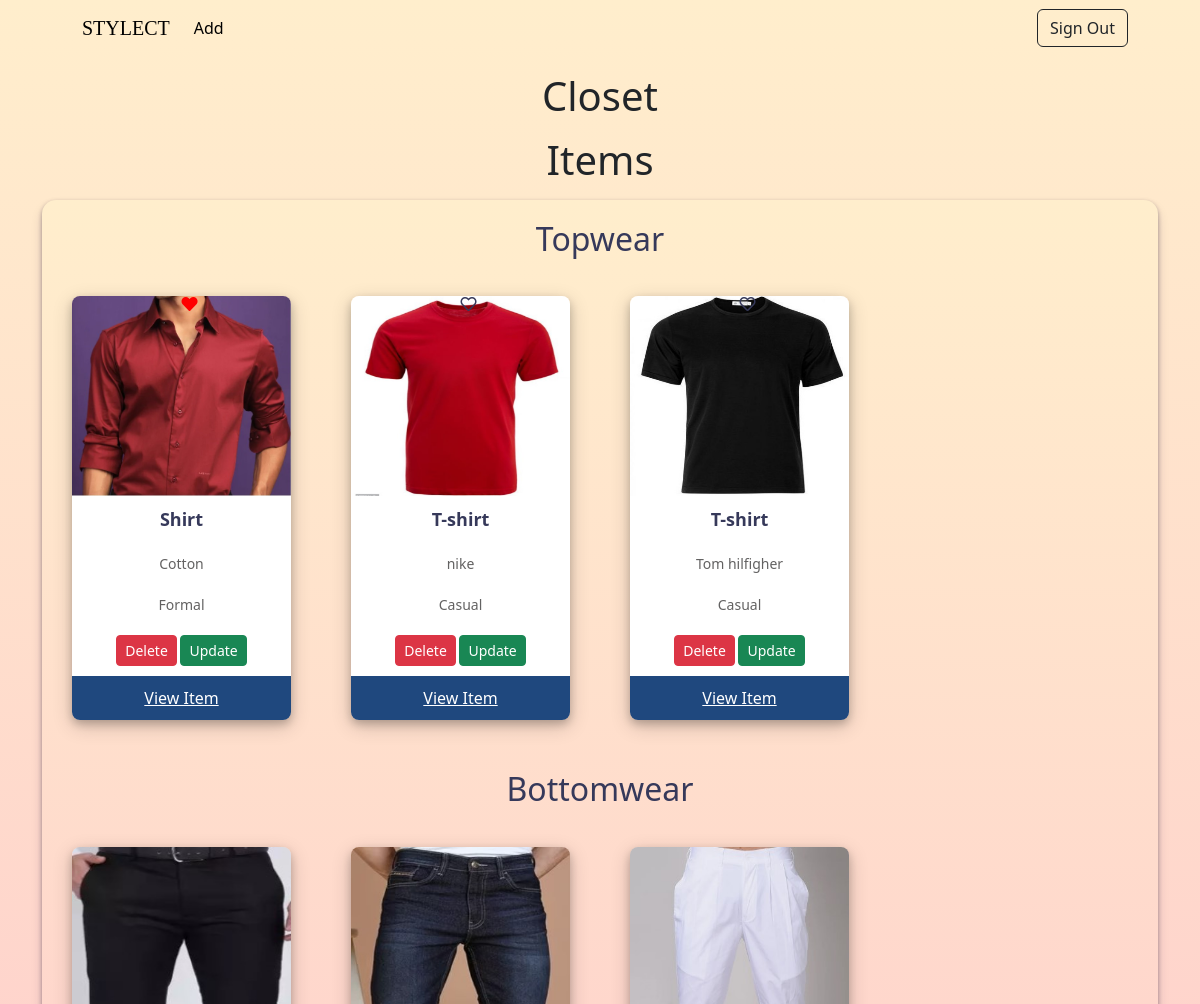
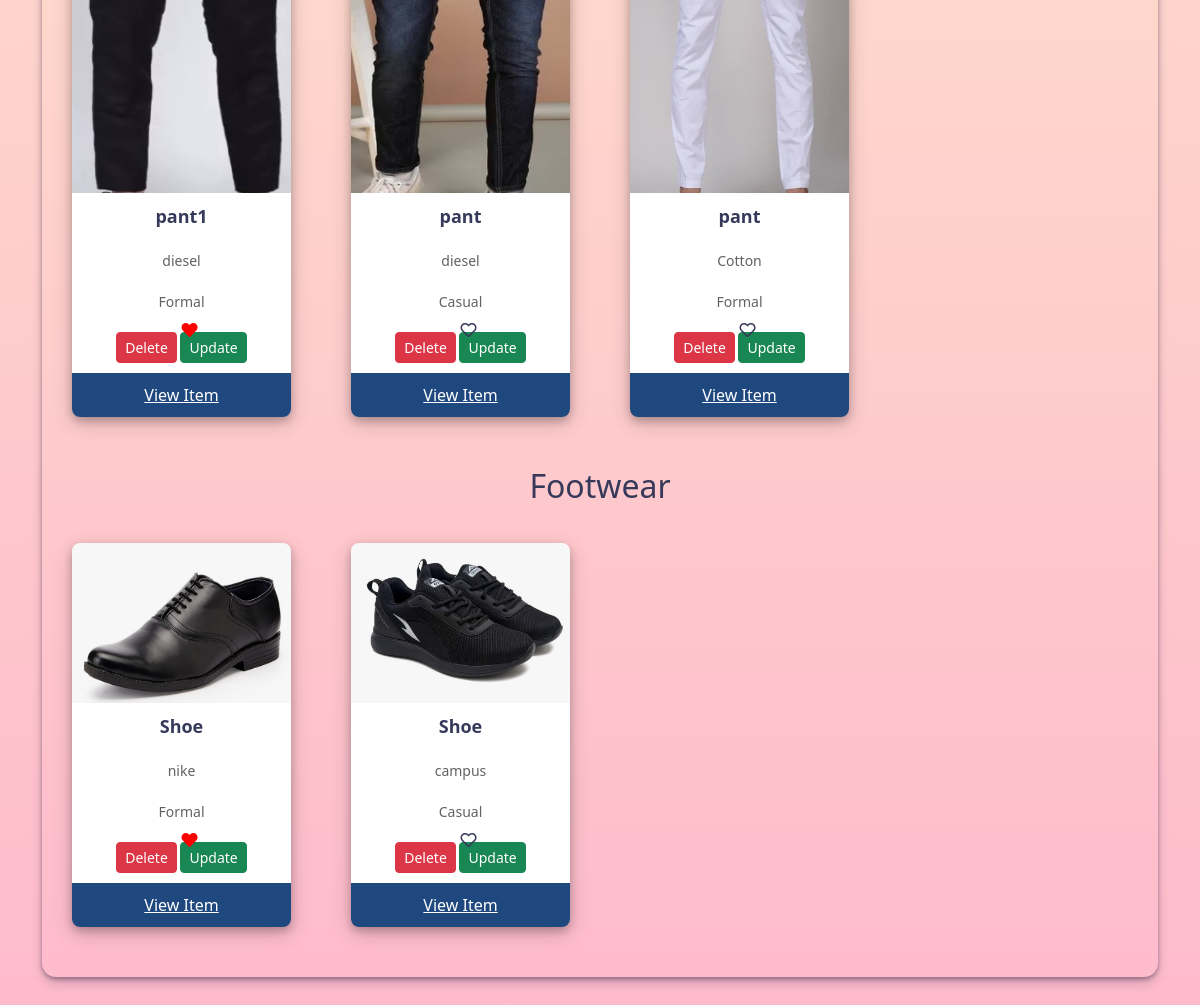
Screenshot of /closet/ (signed in) with the database file from the repository (2 pictures, top to bottom).
### myapp/models.py (models this page shows, shortened)
class Items(models.Model):
    user = models.ForeignKey(User, on_delete=models.CASCADE)
    name = models.CharField(max_length=200)
    category = models.CharField(max_length=200)
    pattern=models.CharField(max_length=100)
    color = models.CharField(max_length=200)
    price = models.CharField(max_length=50)
    brand = models.CharField(max_length=10)
    type = models.CharField(max_length=200)
    photo = models.ImageField(upload_to="itemimages/", default='', blank=True)
    like = models.BooleanField(default=False)
    time = models.DateTimeField(auto_now_add=True)

### myapp/views.py (the view)
# urls.py: path('closet/',closet),
def closet(request):
    if request.user.is_authenticated:
        items = Items.objects.filter(user=request.user)
    else:
        items=[]
    return render(request, "closet.html", {'items':items})

### templates/closet.html (shortened to what this page needs)
<!doctype html>
<html lang="en">
  <head>
    <link href="https://cdn.jsdelivr.net/npm/bootstrap@5.3.2/dist/css/bootstrap.min.css" rel="stylesheet">
    <link href="https://cdnjs.cloudflare.com/ajax/libs/font-awesome/5.15.4/css/all.min.css" rel="stylesheet">
  </head>
  <body style="background-image: linear-gradient(#ffeecc, #febbcc) ;">
    {% include 'navbar.html' %}
    <h1 class="text-center my-3">Closet</h1>
    <h1 class="text-center my-3">Items</h1>
    <div class="container text-center" style="padding-bottom: 30px;">
      <div class="row">
        <div class="col-md-12">
          <div class="card" style="background-image: linear-gradient(#ffeecc, #febbcc); border-radius: 14px; border-width: 0; box-shadow: rgba(45, 35, 66, 0.4) 0 2px 4px, rgba(45, 35, 66, 0.3) 0 7px 13px -3px; box-sizing: border-box; color: #36395A;">
            <h2 style="padding-top: 20px;">Topwear</h2>
            <div class="childcard-container" style="display: flex; flex-wrap: wrap;">
              {% for item in items %}
              {% if item.category == 'Topwear' %}
                <div class="childcard" style="padding: 20px; margin: 10px; flex: 0 0 calc(25% - 20px);">
                  <div class="row">
                    <div class="col-md-12">
                      <div class="card-sl">
                        <div>
                            {% if item.like %}
                              <i class="fas fa-heart like-icon" data-item-id="{{ item.id }}" style="color: red;"></i>
                            {% else %}
                              <i class="far fa-heart like-icon" data-item-id="{{ item.id }}"></i>
                            {% endif %}
                        </div>
                        <div class="card-image">
                          <img src="/media/{{item.photo}}" style="width: 220px; height: 200px;"/>
                        </div>
                        <div class="card-heading">
                          {{item.name}}
                        </div>
                        <div class="card-text">
                          {{item.brand}}
                        </div>
                        <div class="card-text">
                          {{item.type}}
                        </div>
                        <div class="card-text">
                          <a href="/delete-item/{{item.id}}" class="btn btn-danger btn-sm">Delete</a>
                          <a href="/update-item/{{item.id}}" class="btn btn-success btn-sm">Update</a>
                        </div>
                        <a href="/media/{{item.photo}}" class="card-button">View Item</a>
                      </div>
                    </div>
                  </div>
                </div>
              {% endif %}
              {% endfor %}
            </div>
            <h2 style="padding-top: 20px;">Bottomwear</h2>
            <div class="childcard-container" style="display: flex; flex-wrap: wrap;">
              {% for item in items %}
              {% if item.category == 'Bottomwear' %}
                <div class="childcard" style="padding: 20px; margin: 10px; flex: 0 0 calc(25% - 20px);">
                  <div class="row">
                    <div class="col-md-12">
                      <div class="card-sl">
                        <div class="card-image">
                          <img src="/media/{{item.photo}}" style="width: 220px; height: 350px;"/>
                        </div>
                        <div class="card-heading">
                          {{item.name}}
                        </div>
                        <div class="card-text">
                          {{item.brand}}
                        </div>
                        <div class="card-text">
                          {{item.type}}
                        </div>
                        <div>
                          {% if item.like %}
                          <i class="fas fa-heart like-icon" data-item-id="{{ item.id }}" style="color: red;"></i>
                          {% else %}
                          <i class="far fa-heart like-icon" data-item-id="{{ item.id }}"></i>
                          {% endif %}
                        </div>
                        <div class="card-text">
                          <a href="/delete-item/{{item.id}}" class="btn btn-danger btn-sm">Delete</a>
                          <a href="/update-item/{{item.id}}" class="btn btn-success btn-sm">Update</a>
                        </div>
                        <a href="/media/{{item.photo}}" class="card-button">View Item</a>
                      </div>
                    </div>
                  </div>
                </div>
              {% endif %}
              {% endfor %}
            </div>
           <h2 style="padding-top: 20px;">Footwear</h2>
            <div class="childcard-container" style="padding-bottom: 20px;display: flex; flex-wrap: wrap;">
              {% for item in items %}
              {% if item.category == 'Footwear' %}
                <div class="childcard" style="padding: 20px; margin: 10px; flex: 0 0 calc(25% - 20px);">
                  <div class="row">
                    <div class="col-md-12">
                      <div class="card-sl">
                        <div class="card-image">
                          <img src="/media/{{item.photo}}" style="width: 220px; height: 160px;"/>
                        </div>
                        <div class="card-heading">
                          {{item.name}}
                        </div>
                        <div class="card-text">
                          {{item.brand}}
                        </div>
                        <div class="card-text">
                          {{item.type}}
                        </div>
                        <div>
                          {% if item.like %}
                          <i class="fas fa-heart like-icon" data-item-id="{{ item.id }}" style="color: red;"></i>
                          {% else %}
                          <i class="far fa-heart like-icon" data-item-id="{{ item.id }}"></i>
                          {% endif %}
                        </div>
                        <div class="card-text">
                          <a href="/delete-item/{{item.id}}" class="btn btn-danger btn-sm">Delete</a>
                          <a href="/update-item/{{item.id}}" class="btn btn-success btn-sm">Update</a>
                        </div>
                        <a href="/media/{{item.photo}}" class="card-button">View Item</a>
                      </div>
                    </div>
                  </div>
                </div>
              {% endif %}
              {% endfor %}
            </div>
          </div>
        </div>
      </div>
    </div>
  </body>
</html>

### templates/closet.html (style rules this page uses)
.card-sl { border-radius: 8px; box-shadow: 0 4px 8px 0 rgba(0, 0, 0, 0.2), 0 6px 20px 0 rgba(0, 0, 0, 0.19); }
.card-image img { max-height: 100%; max-width: 100%; border-radius: 8px 8px 0px 0; }
.card-heading { font-size: 18px; font-weight: bold; background: #fff; padding: 10px 15px; }
.card-text { padding: 10px 15px; background: #fff; font-size: 14px; color: #636262; }
.card-button { display: flex; justify-content: center; padding: 10px 0; width: 100%; background-color: #1F487E; color: #fff; border-radius: 0 0 8px 8px; }
.like-icon { font-size: 16px; position: absolute; cursor: pointer; }

### rows the page displays
Items: photo (picture), name "Shirt", brand "Cotton", type "Formal"
Items: photo (picture), name "T-shirt", brand "nike", type "Casual"
Items: photo (picture), name "T-shirt", brand "Tom hilfigher", type "Casual"
Items: photo (picture), name "pant1", brand "diesel", type "Formal"
Items: photo (picture), name "pant", brand "diesel", type "Casual"
Items: photo (picture), name "pant", brand "Cotton", type "Formal"
Items: photo (picture), name "Shoe", brand "nike", type "Formal"
Items: photo (picture), name "Shoe", brand "campus", type "Casual"
